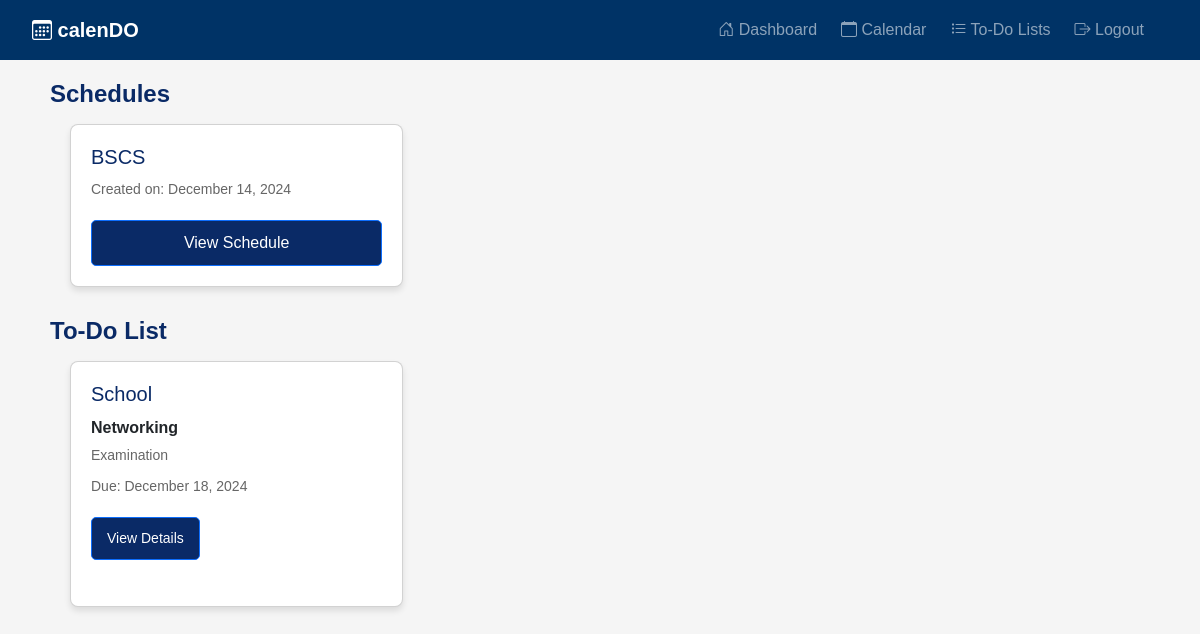
The app's page / (signed in), older data.
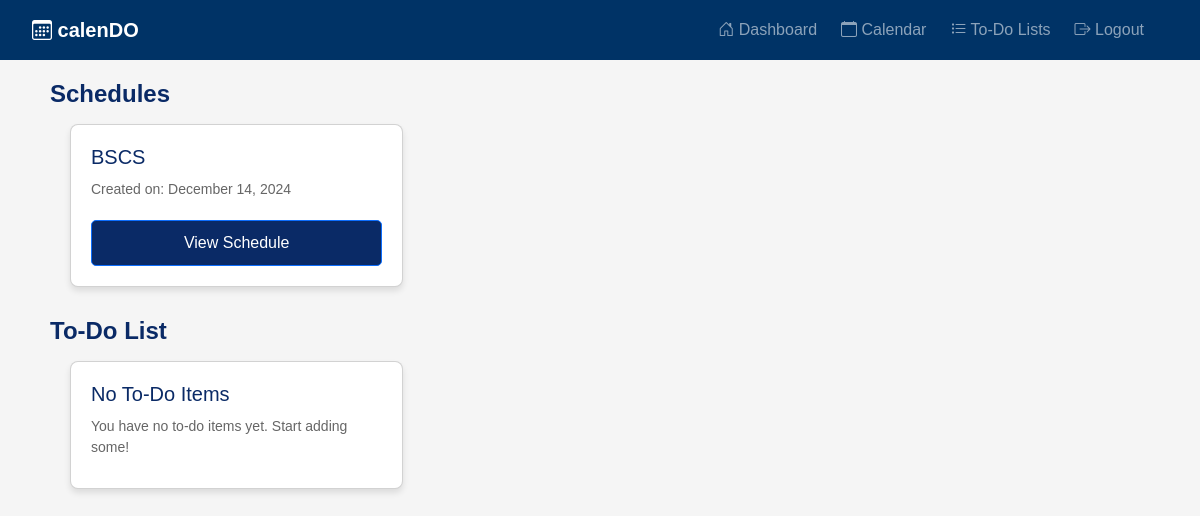
The same page, newer data.
### calendo/models.py (models this page shows, shortened)
class Schedule(models.Model):
    schedule_name = models.CharField(max_length=255)
    user = models.ForeignKey(User, on_delete=models.CASCADE, related_name="schedules")
    created_at = models.DateTimeField(auto_now_add=True)
    updated_at = models.DateTimeField(auto_now=True)
    slug = models.SlugField(unique=True, blank=True)

class Task(models.Model):
    user = models.ForeignKey(User, on_delete=models.CASCADE, null=True, blank=True)
    task_name = models.CharField(max_length=200)
    description = models.TextField(null=True, blank=True)
    status = models.BooleanField(default=False)
    section = models.CharField(max_length=200, null=True, blank=True)
    priority = models.CharField(max_length=200, null=True, blank=True)
    due_date = models.DateTimeField(null=True, blank=True)
    created = models.DateTimeField(auto_now_add=True)
    class Meta:
        ordering = ['status']

### calendo/views.py (the view)
# urls.py: path('', views.dashboard, name='calendo-dashboard'),
@login_required
def dashboard(request):
    schedules = Schedule.objects.filter(user=request.user)
    tasks = Task.objects.filter(user=request.user)
    sections_and_tasks = {}
    for task in tasks:
        if task.section not in sections_and_tasks:
            sections_and_tasks[task.section] = []
        sections_and_tasks[task.section].append(task)
    context = {
        'schedules': schedules,
        'sections_and_tasks': sections_and_tasks,
    }
    return render(request, 'dashboard.html', context)

### templates/dashboard.html (shortened to what this page needs)
{% extends "partials/base.html" %}
{% block content %}
    <div class="container">
        <div class="section">
            <h2>Schedules</h2>
            <div class="section-content">
                {% if schedules %}
                    {% for schedule in schedules %}
                        <div class="card">
                            <h3>{{ schedule.schedule_name }}</h3>
                            <p>Created on: {{ schedule.created_at|date:"F j, Y" }}</p>
                            <a href="{% url 'schedule_detail' schedule.slug %}" class="btn btn-primary">View Schedule</a>
                        </div>
                    {% endfor %}
                {% else %}
                    <div class="card">
                        <h3>No Schedules Available</h3>
                        <p>You have no schedules yet. Start creating some!</p>
                    </div>
                {% endif %}
            </div>
        </div>
        <div class="section">
            <h2>To-Do List</h2>
            <div class="section-content">
                {% if sections_and_tasks %}
                    {% for section, tasks in sections_and_tasks.items %}
                        <div class="card">
                            <h3>{{ section }}</h3>
                            <ul>
                                {% for task in tasks %}
                                    <li>
                                        <strong>{{ task.task_name }}</strong>
                                        <p>{{ task.description }}</p>
                                        <p>Due: {{ task.due_date|date:"F j, Y" }}</p>
                                        <a href="{% url 'todo_index' %}" class="btn btn-sm btn-primary">View Details</a>
                                    </li>
                                {% endfor %}
                            </ul>
                        </div>
                    {% endfor %}
                {% else %}
                    <div class="card">
                        <h3>No To-Do Items</h3>
                        <p>You have no to-do items yet. Start adding some!</p>
                    </div>
                {% endif %}
            </div>
        </div>
    </div>
{% endblock %}

### templates/partials/base.html (shortened to what this page needs)
{% load static %}
<!DOCTYPE html>
<html lang="en">
<head>
    <link href="https://cdn.jsdelivr.net/npm/bootstrap@5.3.0-alpha1/dist/css/bootstrap.min.css" rel="stylesheet">
    <link href="{% static 'css/style.css' %}" rel="stylesheet">
    <link href="https://cdnjs.cloudflare.com/ajax/libs/bootstrap-icons/1.10.5/font/bootstrap-icons.min.css" rel="stylesheet">
    <link href="https://cdn.jsdelivr.net/npm/bootstrap-icons/font/bootstrap-icons.css" rel="stylesheet">
    <link rel="stylesheet" href="https://cdnjs.cloudflare.com/ajax/libs/font-awesome/5.15.3/css/all.min.css">
</head>
<body>
    {% include 'partials/navbar.html' %}
    <main class="container-fluid">
        {% block content %}{% endblock %}
    </main>
</body>
</html>

### templates/partials/navbar.html (shortened to what this page needs)
<nav class="navbar navbar-expand-lg navbar-dark" style="background-color: #003366;" sticky-top shadow">
    <div class="container-fluid">
      <a class="navbar-brand fw-bold me-3" href="#">
        <i class="bi bi-calendar3"></i> calenDO
      </a>
      <div class="collapse navbar-collapse d-flex flex-row-reverse p-2" id="navbarNav">
        <ul class="navbar-nav mb-2 mb-lg-0 ml-90">
          <li class="nav-item me-2">
            <a class="nav-link" href="/">
              <i class="bi bi-house-door"></i> Dashboard
            </a>
          </li>
          <li class="nav-item me-2">
            <a class="nav-link" href="/calendar/">
              <i class="bi bi-calendar"></i> Calendar
            </a>
          </li>
          <li class="nav-item me-2">
            <a class="nav-link" href="/todo/">
              <i class="bi bi-list-task"></i> To-Do Lists
            </a>
          </li>
          {% if user.is_authenticated %}
          <li class="nav-item me-2">
            <a class="nav-link" href="{% url 'logout' %}">
              <i class="bi bi-box-arrow-right"></i> Logout
            </a>
          </li>
          {% else %}
          <li class="nav-item me-2">
            <a class="nav-link" href="{% url 'login' %}">
              <i class="bi bi-box-arrow-in-right"></i> Login
            </a>
          </li>
          {% endif %}
        </ul>
      </div>
    </div>
 </nav>

### static/css/style.css (style rules this page uses)
body { font-family: Arial, sans-serif; margin: 0; background-color: #f5f5f5; }
.navbar { background-color: #0a2a66; color: white; padding: 10px 20px; display: flex; justify-content: space-between; align-items: center; height: 60px; }

### templates/dashboard.html (style rules this page uses)
* { margin: 0; padding: 0; box-sizing: border-box; font-family: Arial, sans-serif; }
.container { padding: 20px; }
.section { margin-bottom: 30px; }
.section h2 { color: #0a2a66; font-size: 24px; margin-bottom: 15px; font-weight: 800; }
.section-content { display: grid; grid-template-columns: repeat(auto-fill, minmax(300px, 1fr)); gap: 20px; flex-wrap: wrap; }
.card { background: white; border-radius: 8px; padding: 20px; box-shadow: 0 4px 6px rgba(0, 0, 0, 0.1); width: auto; height: auto; text-align: left; margin-left: 20px; transition: transform 0.3s, box-shadow 0.3s; }
.card h3 { font-size: 20px; margin-bottom: 10px; color: #0a2a66; }
.card p { font-size: 14px; color: #666; margin-bottom: 10px; }
.card a { display: inline-block; margin-top: 10px; padding: 10px 15px; background-color: #0a2a66; color: white; text-decoration: none; border-radius: 5px; transition: background-color 0.3s; }

Row changes from the older to the newer data that the page shows:
removed Task: section "School", task_name "Networking", description "Examination", due_date "December 18, 2024"
Text that changed along with them:
text now shown: "No To-Do Items You have no to-do items yet. Start adding some!"
